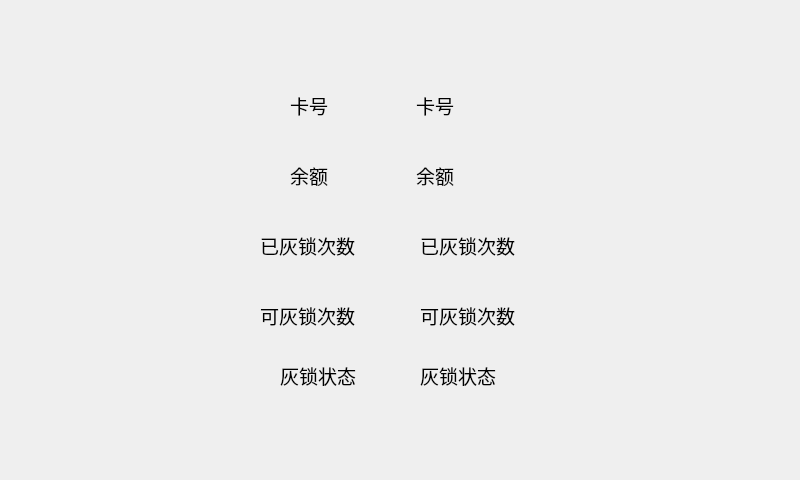
<?xml version="1.0" encoding="UTF-8"?>
<ui version="4.0">
 <class>Card_query</class>
 <widget class="QWidget" name="Card_query">
  <property name="geometry">
   <rect>
    <x>0</x>
    <y>0</y>
    <width>800</width>
    <height>480</height>
   </rect>
  </property>
  <property name="windowTitle">
   <string>Form</string>
  </property>
  <widget class="QLabel" name="logo">
   <property name="geometry">
    <rect>
     <x>520</x>
     <y>10</y>
     <width>191</width>
     <height>71</height>
    </rect>
   </property>
   <property name="autoFillBackground">
    <bool>false</bool>
   </property>
   <property name="styleSheet">
    <string notr="true">background-image: url(:/img/images/serial_logo.png)</string>
   </property>
   <property name="text">
    <string/>
   </property>
  </widget>
  <widget class="QPushButton" name="back_but">
   <property name="geometry">
    <rect>
     <x>0</x>
     <y>0</y>
     <width>191</width>
     <height>63</height>
    </rect>
   </property>
   <property name="styleSheet">
    <string notr="true">background: transparent;</string>
   </property>
   <property name="text">
    <string/>
   </property>
   <property name="flat">
    <bool>true</bool>
   </property>
  </widget>
  <widget class="QLabel" name="label">
   <property name="geometry">
    <rect>
     <x>0</x>
     <y>0</y>
     <width>800</width>
     <height>480</height>
    </rect>
   </property>
   <property name="styleSheet">
    <string notr="true">background:url(:/img/images/mmexport1464230722826.png)</string>
   </property>
   <property name="text">
    <string/>
   </property>
  </widget>
  <widget class="QLabel" name="label_2">
   <property name="geometry">
    <rect>
     <x>290</x>
     <y>90</y>
     <width>67</width>
     <height>31</height>
    </rect>
   </property>
   <property name="font">
    <font>
     <pointsize>14</pointsize>
    </font>
   </property>
   <property name="text">
    <string>卡号</string>
   </property>
  </widget>
  <widget class="QLabel" name="label_3">
   <property name="geometry">
    <rect>
     <x>290</x>
     <y>160</y>
     <width>67</width>
     <height>31</height>
    </rect>
   </property>
   <property name="font">
    <font>
     <pointsize>14</pointsize>
    </font>
   </property>
   <property name="text">
    <string>余额</string>
   </property>
  </widget>
  <widget class="QLabel" name="label_4">
   <property name="geometry">
    <rect>
     <x>260</x>
     <y>230</y>
     <width>111</width>
     <height>31</height>
    </rect>
   </property>
   <property name="font">
    <font>
     <pointsize>14</pointsize>
    </font>
   </property>
   <property name="text">
    <string>已灰锁次数</string>
   </property>
  </widget>
  <widget class="QLabel" name="label_5">
   <property name="geometry">
    <rect>
     <x>260</x>
     <y>300</y>
     <width>101</width>
     <height>31</height>
    </rect>
   </property>
   <property name="font">
    <font>
     <pointsize>14</pointsize>
    </font>
   </property>
   <property name="text">
    <string>可灰锁次数</string>
   </property>
  </widget>
  <widget class="QLabel" name="label_6">
   <property name="geometry">
    <rect>
     <x>280</x>
     <y>360</y>
     <width>91</width>
     <height>31</height>
    </rect>
   </property>
   <property name="font">
    <font>
     <pointsize>14</pointsize>
    </font>
   </property>
   <property name="text">
    <string>灰锁状态</string>
   </property>
  </widget>
  <widget class="QLabel" name="used_gray_lock">
   <property name="geometry">
    <rect>
     <x>420</x>
     <y>230</y>
     <width>171</width>
     <height>31</height>
    </rect>
   </property>
   <property name="font">
    <font>
     <pointsize>14</pointsize>
    </font>
   </property>
   <property name="text">
    <string>已灰锁次数</string>
   </property>
  </widget>
  <widget class="QLabel" name="gray_lock">
   <property name="geometry">
    <rect>
     <x>420</x>
     <y>300</y>
     <width>171</width>
     <height>31</height>
    </rect>
   </property>
   <property name="font">
    <font>
     <pointsize>14</pointsize>
    </font>
   </property>
   <property name="text">
    <string>可灰锁次数</string>
   </property>
  </widget>
  <widget class="QLabel" name="balance">
   <property name="geometry">
    <rect>
     <x>416</x>
     <y>160</y>
     <width>171</width>
     <height>31</height>
    </rect>
   </property>
   <property name="font">
    <font>
     <pointsize>14</pointsize>
    </font>
   </property>
   <property name="text">
    <string>余额</string>
   </property>
  </widget>
  <widget class="QLabel" name="card_num">
   <property name="geometry">
    <rect>
     <x>416</x>
     <y>90</y>
     <width>171</width>
     <height>31</height>
    </rect>
   </property>
   <property name="font">
    <font>
     <pointsize>14</pointsize>
    </font>
   </property>
   <property name="text">
    <string>卡号</string>
   </property>
  </widget>
  <widget class="QLabel" name="gray_lock_status">
   <property name="geometry">
    <rect>
     <x>420</x>
     <y>360</y>
     <width>171</width>
     <height>31</height>
    </rect>
   </property>
   <property name="font">
    <font>
     <pointsize>14</pointsize>
    </font>
   </property>
   <property name="text">
    <string>灰锁状态</string>
   </property>
  </widget>
  <zorder>label</zorder>
  <zorder>logo</zorder>
  <zorder>back_but</zorder>
  <zorder>label_2</zorder>
  <zorder>label_3</zorder>
  <zorder>label_4</zorder>
  <zorder>label_5</zorder>
  <zorder>label_6</zorder>
  <zorder>used_gray_lock</zorder>
  <zorder>gray_lock</zorder>
  <zorder>balance</zorder>
  <zorder>card_num</zorder>
  <zorder>gray_lock_status</zorder>
 </widget>
 <resources/>
 <connections/>
</ui>
